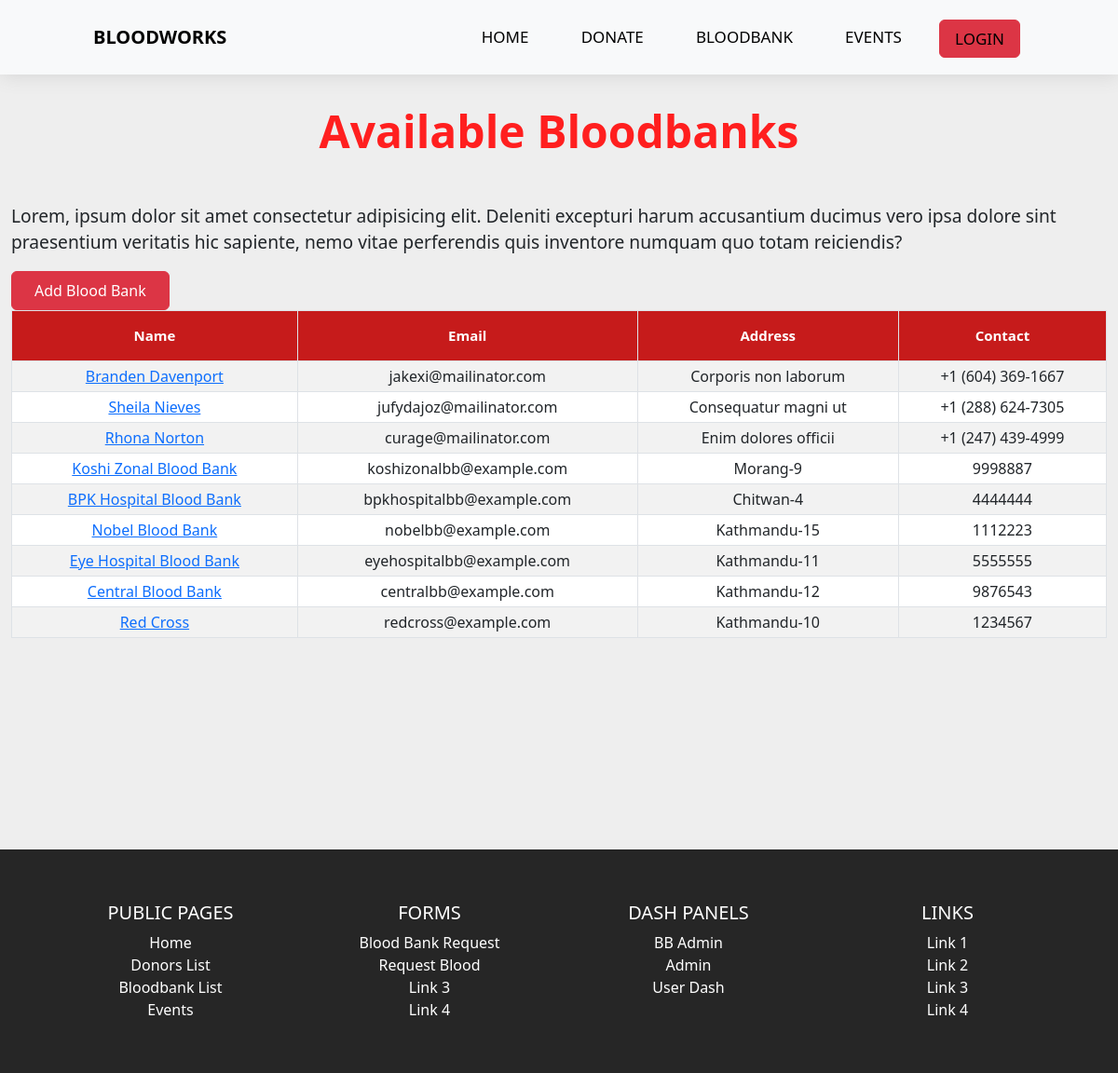
Before: /bloodbanks with the older database file.
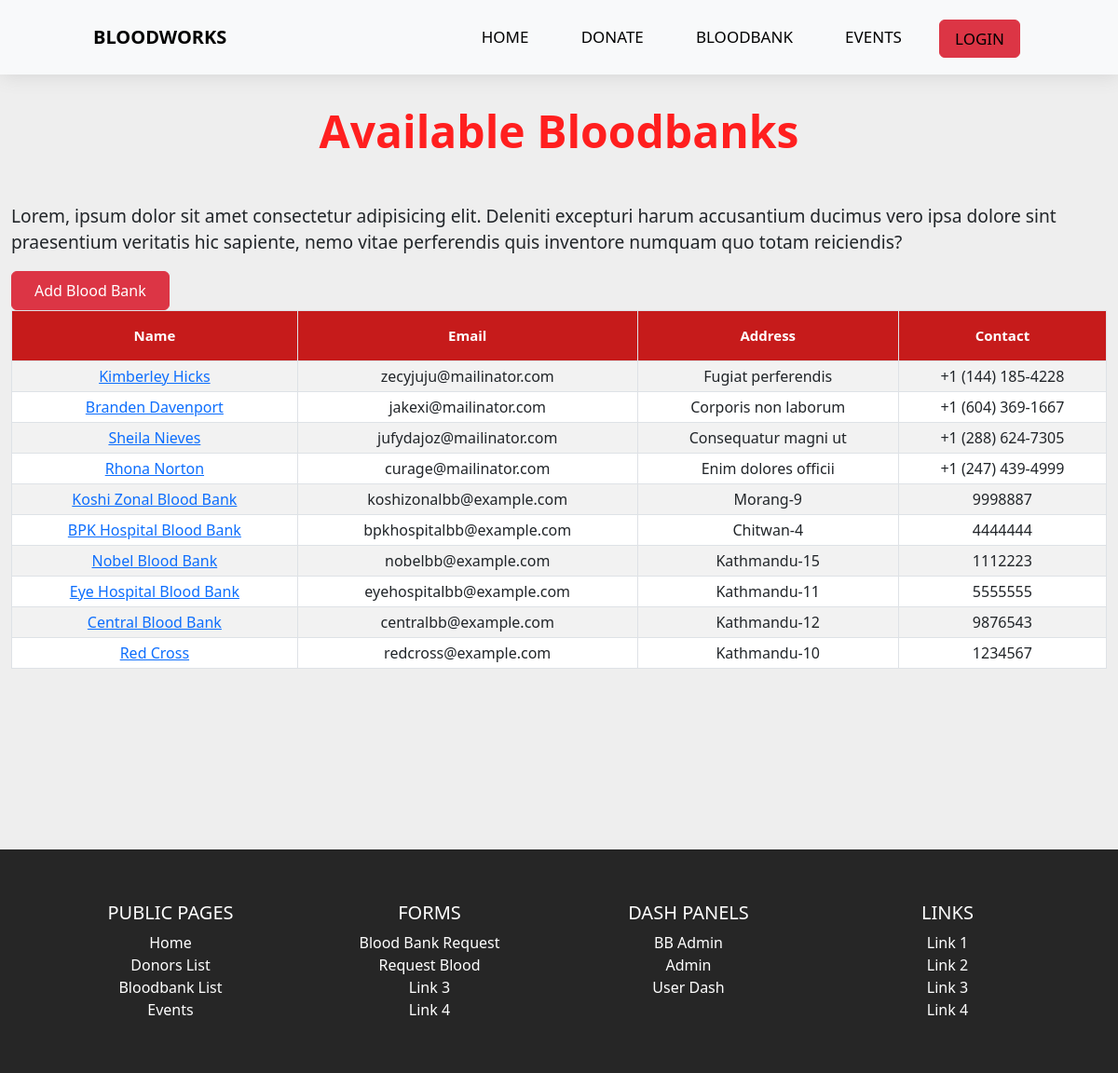
After: the same page with the newer database file.
### tables this page shows
CREATE TABLE `blood_banks` (
  `bb_id` int(11) NOT NULL,
  `bb_name` varchar(50) NOT NULL,
  `bb_email` varchar(50) DEFAULT NULL,
  `bb_username` varchar(50) NOT NULL,
  `bb_password` varchar(100) NOT NULL,
  `bb_phoneno` varchar(20) DEFAULT NULL,
  `bb_address` varchar(255) DEFAULT NULL,
  `bb_status` varchar(50) DEFAULT NULL,
  `bb_description` varchar(255) DEFAULT NULL
);

### controllers/BloodBanks.php (called while the page is built, shortened)
<?php
class BloodBanks
{
    public function index($a = "", $b = "", $c = "")
    {
        $bloodbanklist = $this->bloodbanklist();
        $data = [
            "bloodbanklist" => $bloodbanklist,
        ];
        $this->view('blood-banks', $data);
    }
    private function bloodbanklist()
    {
        $bloodbanklist = new Model;
        $bloodbanklist->table = "blood_banks";
        $bloodbanklist->order_column = "bb_id";
        $data = [
            "bb_status" => "verified"
        ];
        $bloodbanklist = $bloodbanklist->where($data);
        return $bloodbanklist;
    }
}

### includes/app.php (called while the page is built, shortened)
<?php
class App
{
    private $method = "index";
    public function splitURL()
    {
        $URL = $_GET['url'] ?? 'home';
        $URL = explode("/", trim($URL, "/"));
        return $URL;
    }
    public function loadController()
    {
        $URL = $this->splitURL();
        if($URL[0] == "dash"){
            if ($URL[0] == "dash" && !isset($URL[1])) {
                $filename = "controllers/Dash"  . ".php";
            } elseif ($URL[0] == "dash" && isset($URL[1])) {
                $filename = "controllers/" . $URL[0] . $URL[1] . ".php";
            }
        }
        elseif ($URL[0] == "admin"  ) {
            if ($URL[0] == "admin" && !isset($URL[1])) {
                $filename = "controllers/Admin"  . ".php";
            } elseif ($URL[0] == "admin" && isset($URL[1])) {
                $filename = "controllers/" . $URL[0] . $URL[1] . ".php";
            }
        }
        elseif ($URL[0] == "bbadmin"  ) {
            if ($URL[0] == "bbadmin" && !isset($URL[1])) {
                $filename = "controllers/bbadmin"  . ".php";
            } elseif ($URL[0] == "bbadmin" && isset($URL[1])) {
                $filename = "controllers/" . $URL[0] . $URL[1] . ".php";
            }
        }
        else{
            $filename = "controllers/" .$URL[0] . ".php";
        }
        if (file_exists($filename)) {
            unset($URL[0]);
        } else {
            $filename = "controllers/_404.php";
            require $filename;
            $this->controller = "_404";
        }
        $controller = new $this->controller;
        $URL = $URL ? array_values($URL) : [];
        call_user_func_array([$controller, $this->method], $URL);
    }
}

### index.php (called while the page is built, shortened)
<?php
$app = new App;
$app->loadController();
?>

### includes/database.php (called while the page is built, shortened)
<?php
trait Database
{
    public function connect()
    {
        $string = "mysql:hostname=" . DBHOST . ";dbname=" . DBNAME;
        $con = new PDO($string, DBUSER, DBPASS);
        return $con;
    }
    public function query($query, $data = [])
    {
        $con = $this->connect();
        $stm = $con->prepare($query);
        $check = $stm->execute($data);
        if ($check) {
            $result = $stm->fetchAll(PDO::FETCH_OBJ);
            if (is_array($result) && count($result)) {
                return $result;
            }
        }
        return false;
    }
}

### includes/models.php (called while the page is built, shortened)
<?php
class Model
{
    public $table = "users";
    protected $limit = '100';
    protected $offset = 0;
    protected $order_type = "desc";
    public $order_column = "id";
    public function where($data, $data_not = [])
    {
        $keys = array_keys($data);
        $query = "select * from $this->table where ";
        foreach ($keys as $key) {
            $query .= $key . " = :" . $key . " && ";
        }
        $query = trim($query, " && ");
        $query .= " order by $this->order_column $this->order_type limit $this->limit offset $this->offset";
        $data = array_merge($data, $data_not);
        return $this->query($query, $data);
    }
}

### views/blood-banks.views.php (the view, shortened to what the changed rows need)
<?php require "header.php";
?>
<main class="container-xxl top-gap">
    <div class="table-section">
        <h2 class="table-sec-title fw-bold display-5">Available Bloodbanks</h2>
        <div style="overflow-x:auto;">
            <table id="datatable" class="table table-hover table-striped table-bordered table-sm" cellspacing="0" width="100%">
                <thead>
                    <tr>
                        <th class="th-sm">Name
                        </th>
                        <th class="th-sm">Email
                        </th>
                        <th class="th-sm">Address
                        </th>
                        <th class="th-sm">Contact
                        </th>
                    </tr>
                </thead>
                <tbody>
                    <?php if (empty($bloodbanklist)) {
                        echo "No donor available";
                    } else {
                        foreach ($bloodbanklist as $bloodbank) { ?>
                            <tr>
                                <td><a href="<?= ROOT ?>/bloodbank/<?= $bloodbank->bb_id; ?>"><?= $bloodbank->bb_name; ?></a></td>
                                <td><?= $bloodbank->bb_email; ?></td>
                                <td><?= $bloodbank->bb_address; ?></td>
                                <td><?= $bloodbank->bb_phoneno; ?></td>
                            </tr>
                    <?php
                        }
                    }
                    ?>
                </tbody>
            </table>
        </div>
    </div>
</main>
<?php require "footer.php"; ?>

Changed rows visible on the page:
added blood_banks: bb_name "Kimberley Hicks", bb_email "zecyjuju@mailinator.com", bb_address "Fugiat perferendis", bb_phoneno "+1 (144) 185-4228"
